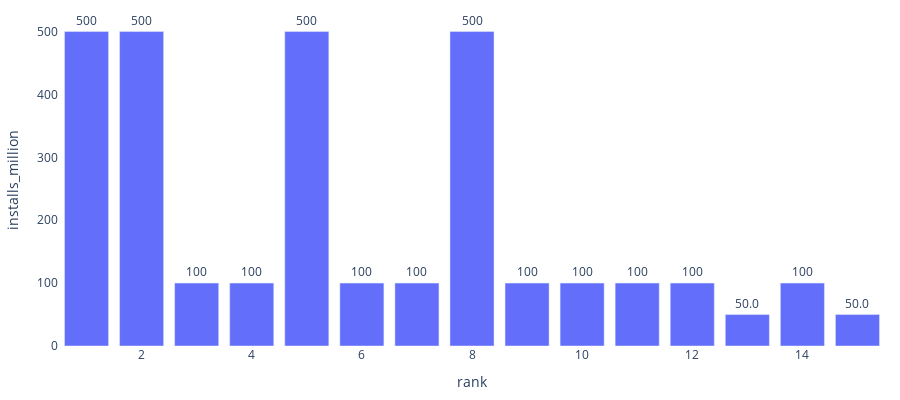

Notebook code for this chart:
### Code cell
import plotly.express as px
fig = px.bar(df.head(15), x='rank', y='installs_million', text='installs_million'
             )

fig.update_traces(texttemplate='%{text:.3s}', textposition='outside')
fig.update_layout({'plot_bgcolor': 'white',
                   'paper_bgcolor': 'white'})

fig.update_layout(width=900, height=400,
                  margin = dict(t=15, l=15, r=15, b=15))
fig.show()

### Figure 1 — Plotly figure (JSON) as saved in the notebook; plotly's stock layout.template omitted (floating-point values rounded to 4 significant figures)
{"data": [{"alignmentgroup": "True", "hovertemplate": "rank=%{x}<br>installs_million=%{text}<extra></extra>", "legendgroup": "", "marker": {"color": "#636efa", "pattern": {"shape": ""}}, "name": "", "offsetgroup": "", "orientation": "v", "showlegend": false, "text": ["500.0", "500.0", "100.0", "100.0", "500.0", "100.0", "100.0", "500.0", "100.0", "100.0", "100.0", "100.0", "50.0", "100.0", "50.0"], "textposition": "outside", "texttemplate": "%{text:.3s}", "type": "bar", "x": [1, 2, 3, 4, 5, 6, 7, 8, 9, 10, 11, 12, 13, 14, 15], "xaxis": "x", "y": [500, 500, 100, 100, 500, 100, 100, 500, 100, 100, 100, 100, 50, 100, 50], "yaxis": "y"}], "layout": {"barmode": "relative", "height": 400, "legend": {"tracegroupgap": 0}, "margin": {"b": 15, "l": 15, "r": 15, "t": 15}, "paper_bgcolor": "white", "plot_bgcolor": "white", "width": 900, "xaxis": {"anchor": "y", "domain": [0, 1], "title": {"text": "rank"}}, "yaxis": {"anchor": "x", "domain": [0, 1], "title": {"text": "installs_million"}}}}
